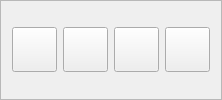
                       <widget class="QFrame" name="bookPageBtnsFrame">
                        <property name="styleSheet">
                         <string notr="true">QPushButton:hover {
	background-color: rgb(50, 53, 59);
}
QPushButton:pressed {
	margin-bottom: -1px;
}</string>
                        </property>
                        <property name="frameShape">
                         <enum>QFrame::StyledPanel</enum>
                        </property>
                        <property name="frameShadow">
                         <enum>QFrame::Raised</enum>
                        </property>
                        <layout class="QHBoxLayout" name="horizontalLayout_28">
                         <item>
                          <widget class="QPushButton" name="toggleFavoriteBtn">
                           <property name="sizePolicy">
                            <sizepolicy hsizetype="Fixed" vsizetype="Fixed">
                             <horstretch>0</horstretch>
                             <verstretch>0</verstretch>
                            </sizepolicy>
                           </property>
                           <property name="minimumSize">
                            <size>
                             <width>45</width>
                             <height>45</height>
                            </size>
                           </property>
                           <property name="maximumSize">
                            <size>
                             <width>45</width>
                             <height>45</height>
                            </size>
                           </property>
                           <property name="toolTip">
                            <string>Добавить в избранное</string>
                           </property>
                           <property name="text">
                            <string/>
                           </property>
                           <property name="icon">
                            <iconset resource="resources/icons.qrc">
                             <normaloff>:/other/star.svg</normaloff>:/other/star.svg</iconset>
                           </property>
                           <property name="iconSize">
                            <size>
                             <width>30</width>
                             <height>30</height>
                            </size>
                           </property>
                          </widget>
                         </item>
                         <item>
                          <widget class="QPushButton" name="saveBtn">
                           <property name="sizePolicy">
                            <sizepolicy hsizetype="Fixed" vsizetype="Fixed">
                             <horstretch>0</horstretch>
                             <verstretch>0</verstretch>
                            </sizepolicy>
                           </property>
                           <property name="minimumSize">
                            <size>
                             <width>45</width>
                             <height>45</height>
                            </size>
                           </property>
                           <property name="maximumSize">
                            <size>
                             <width>45</width>
                             <height>45</height>
                            </size>
                           </property>
                           <property name="toolTip">
                            <string>Скачать книгу</string>
                           </property>
                           <property name="text">
                            <string/>
                           </property>
                           <property name="icon">
                            <iconset resource="resources/icons.qrc">
                             <normaloff>:/other/download.svg</normaloff>:/other/download.svg</iconset>
                           </property>
                           <property name="iconSize">
                            <size>
                             <width>30</width>
                             <height>30</height>
                            </size>
                           </property>
                          </widget>
                         </item>
                         <item>
                          <widget class="QPushButton" name="deleteBtn">
                           <property name="sizePolicy">
                            <sizepolicy hsizetype="Fixed" vsizetype="Fixed">
                             <horstretch>0</horstretch>
                             <verstretch>0</verstretch>
                            </sizepolicy>
                           </property>
                           <property name="minimumSize">
                            <size>
                             <width>45</width>
                             <height>45</height>
                            </size>
                           </property>
                           <property name="maximumSize">
                            <size>
                             <width>45</width>
                             <height>45</height>
                            </size>
                           </property>
                           <property name="toolTip">
                            <string>Удалить книгу</string>
                           </property>
                           <property name="text">
                            <string/>
                           </property>
                           <property name="icon">
                            <iconset resource="resources/icons.qrc">
                             <normaloff>:/other/trash.svg</normaloff>:/other/trash.svg</iconset>
                           </property>
                           <property name="iconSize">
                            <size>
                             <width>30</width>
                             <height>30</height>
                            </size>
                           </property>
                          </widget>
                         </item>
                         <item>
                          <widget class="QPushButton" name="changeDriverBtn">
                           <property name="sizePolicy">
                            <sizepolicy hsizetype="Fixed" vsizetype="Fixed">
                             <horstretch>0</horstretch>
                             <verstretch>0</verstretch>
                            </sizepolicy>
                           </property>
                           <property name="minimumSize">
                            <size>
                             <width>45</width>
                             <height>45</height>
                            </size>
                           </property>
                           <property name="maximumSize">
                            <size>
                             <width>45</width>
                             <height>45</height>
                            </size>
                           </property>
                           <property name="toolTip">
                            <string>Изменить источник</string>
                           </property>
                           <property name="text">
                            <string/>
                           </property>
                           <property name="icon">
                            <iconset resource="resources/icons.qrc">
                             <normaloff>:/other/hdd.svg</normaloff>:/other/hdd.svg</iconset>
                           </property>
                           <property name="iconSize">
                            <size>
                             <width>30</width>
                             <height>30</height>
                            </size>
                           </property>
                          </widget>
                         </item>
                        </layout>
                       </widget>
